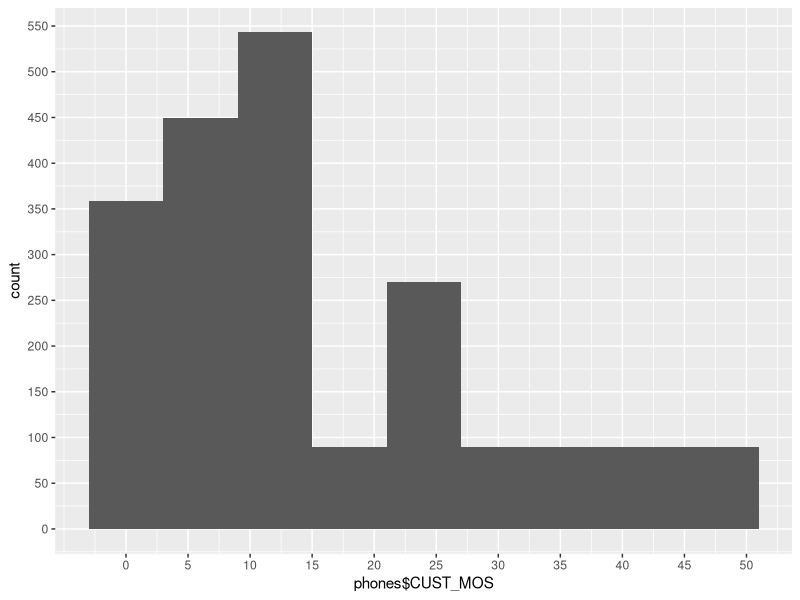
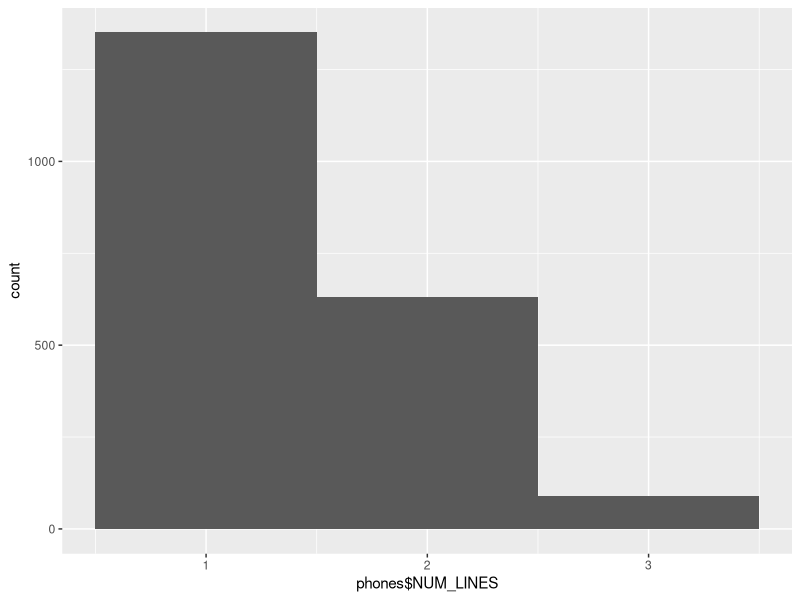
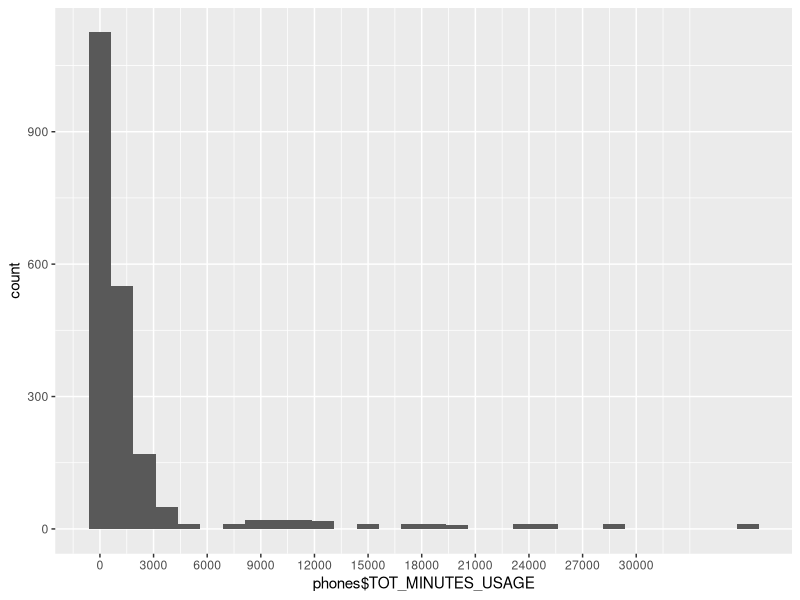
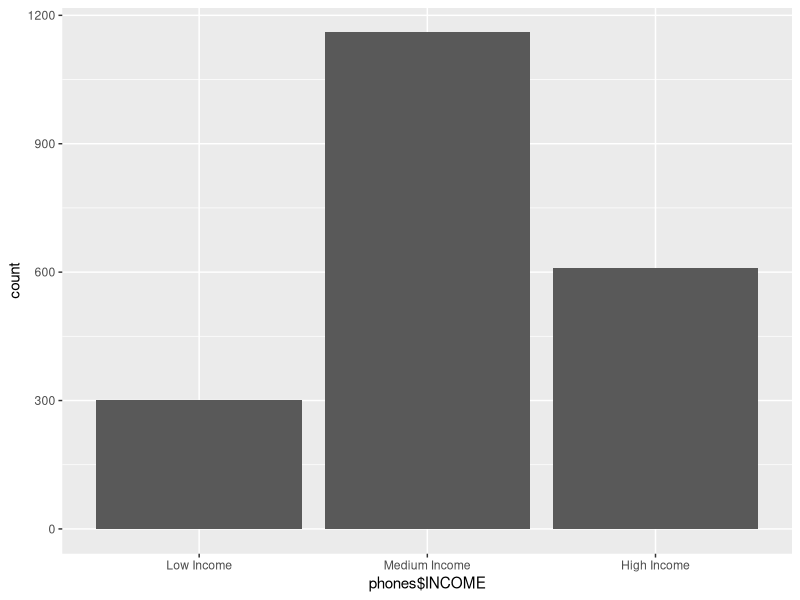
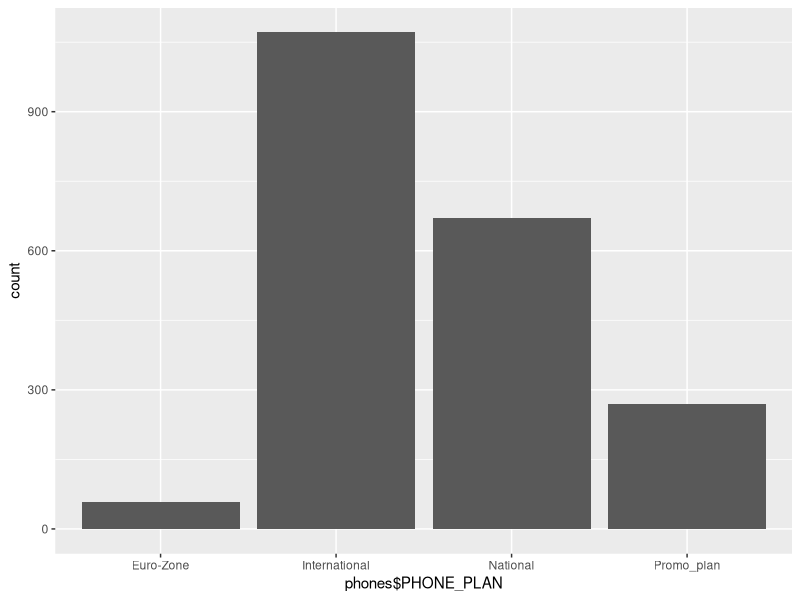
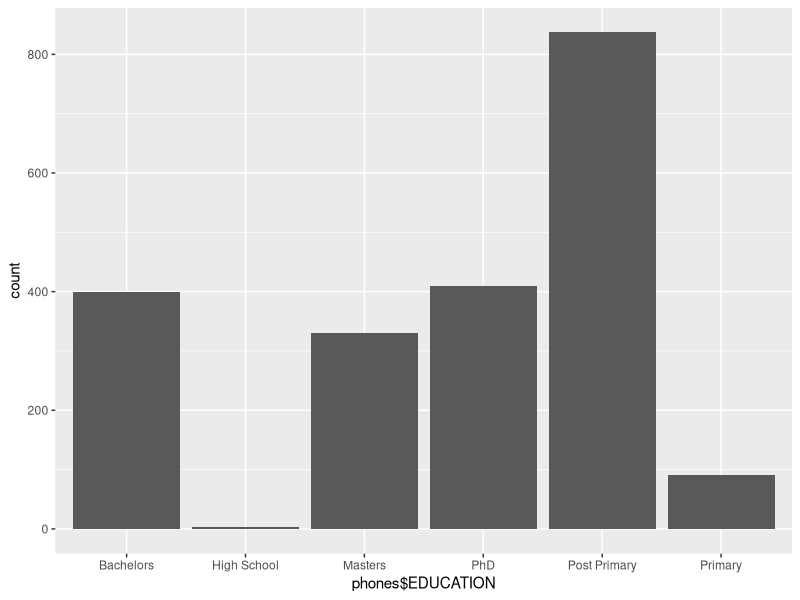
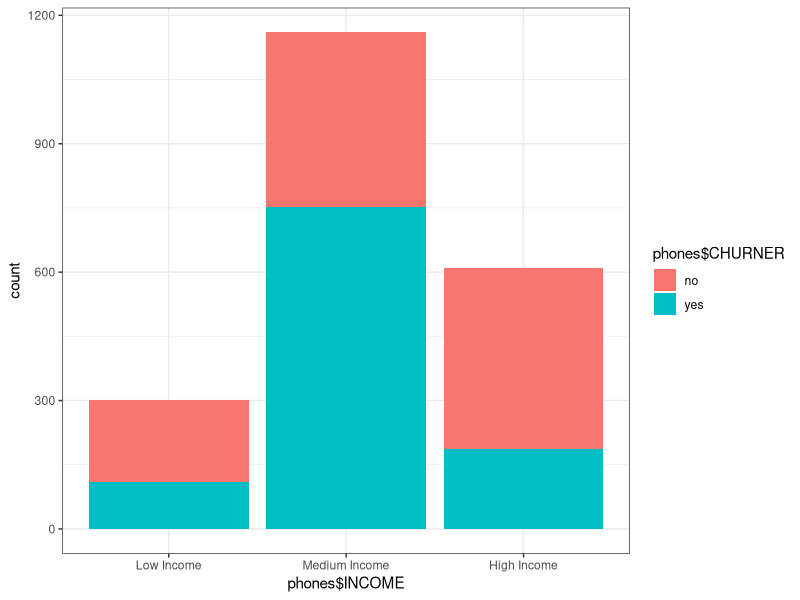
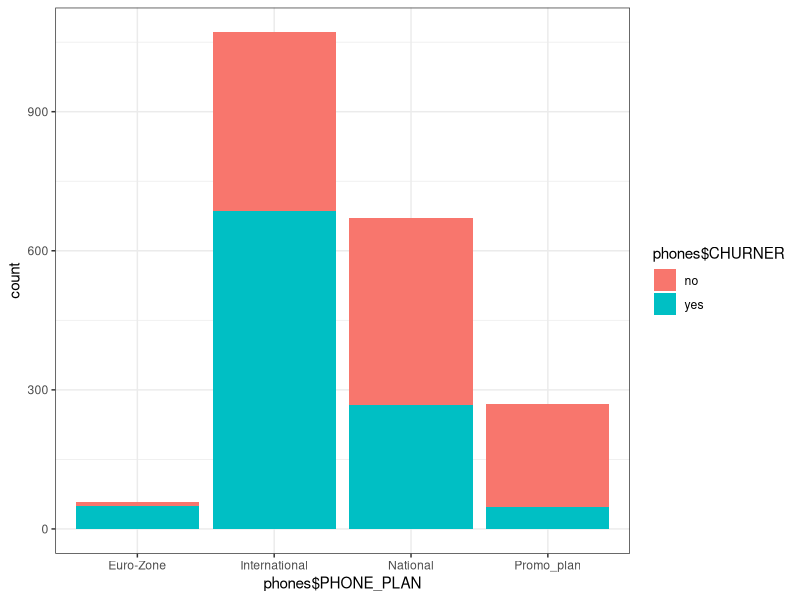

The R source for these figures, in order:
## ---- chunk 1
#install.packages("ggplot2")
library(ggplot2)
## ---- chunk 2
phones <- read.csv("./eurocomPHONEchurners.csv")
head(phones)
## ---- chunk 3
count_na <- sapply(phones, function(y) sum(length(which(is.na(y) | y == ""))))
na_df <- data.frame(count_na)

subset(na_df, na_df$count_na > 0)
## ---- chunk 4
replace_na_with_median <- function(col) {
  median_without_na <- median(col, na.rm=TRUE)
  col[is.na(col)] <- median_without_na
  return(col)
}
## ---- chunk 5
phones$MINUTES_3MONTHS_AGO <- replace_na_with_median(phones$MINUTES_3MONTHS_AGO)
## ---- chunk 6
phones$CUST_MOS <- replace_na_with_median(phones$CUST_MOS)
## ---- chunk 7
phones$TOT_MINUTES_USAGE <- replace_na_with_median(phones$TOT_MINUTES_USAGE)
## ---- chunk 8
get_mode <- function(x){
  xtable <- table(x)
  idx <- xtable == max(xtable)
  names(xtable)[idx]
}
## ---- chunk 9
phones$PHONE_PLAN[phones$PHONE_PLAN == ""] <- get_mode(phones$PHONE_PLAN)
## ---- chunk 10
phones$EDUCATION[phones$EDUCATION == ""] <- get_mode(phones$EDUCATION)
## ---- chunk 11
head(phones$INCOME)
## ---- chunk 12
phones$INCOME <- cut(phones$INCOME, breaks = c(0, 38000, 88000, max(phones$INCOME)), include.lowest = TRUE, labels = c("Low Income", "Medium Income","High Income"))

head(phones$INCOME)
## ---- chunk 13
ggplot(data=phones ,aes(phones$CUST_MOS)) + geom_histogram(binwidth=6) + scale_x_continuous(breaks = seq(0,60,5)) + scale_y_continuous(breaks = seq(0,1000,50))
## ---- chunk 14
ggplot(data=phones ,aes(phones$NUM_LINES)) + geom_histogram(binwidth=1) + scale_x_continuous(breaks = 0:3)
## ---- chunk 15
ggplot(data=phones ,aes(phones$TOT_MINUTES_USAGE)) + geom_histogram(bins = 30) +  scale_x_continuous(breaks = seq(0, 30000, 3000))
## ---- chunk 16
ggplot(data=phones ,aes(phones$INCOME)) + geom_histogram(stat="count")
## ---- chunk 17
ggplot(data=phones ,aes(phones$PHONE_PLAN)) + geom_histogram(stat="count")
## ---- chunk 18
ggplot(data=phones ,aes(phones$EDUCATION)) + geom_histogram(stat="count")
## ---- chunk 19
ggplot(data=phones ,aes(x=phones$INCOME, group=phones$CHURNER, fill=phones$CHURNER)) + geom_histogram(stat="count") + theme_bw()
## ---- chunk 20
ggplot(data=phones ,aes(x=phones$PHONE_PLAN, group=phones$CHURNER, fill=phones$CHURNER)) + geom_histogram(stat="count") + theme_bw()
## ---- chunk 21
ggplot(data=phones ,aes(x=phones$TOT_MINUTES_USAGE, group=phones$CHURNER, fill=phones$CHURNER)) + geom_histogram(bins = 5) +  scale_x_continuous(breaks = seq(0, 30000, 5000))
## ---- chunk 22
ggplot(data=phones ,aes(x=phones$CUST_MOS, group=phones$CHURNER, fill=phones$CHURNER)) + geom_histogram(binwidth=5) + scale_x_continuous(breaks = seq(0,50,5))
## ---- chunk 23
ggplot(data=phones ,aes(x=phones$NUM_LINES, group=phones$CHURNER, fill=phones$CHURNER)) + geom_histogram(binwidth=1, position="dodge") + scale_x_continuous(breaks = 0:3)
## ---- chunk 24
ggplot(data=phones ,aes(x=phones$EDUCATION, group=phones$CHURNER, fill=phones$CHURNER)) + geom_histogram(stat="count")
## ---- chunk 25
ggplot(data=phones ,aes(x=phones$GENDER, group=phones$CHURNER, fill=phones$CHURNER)) + geom_histogram(stat="count", position="dodge")
## ---- chunk 26
cust_mos_skew <-(3*(mean(phones$CUST_MOS)-median(phones$CUST_MOS)))/sd(phones$CUST_MOS)
cust_mos_skew
## ---- chunk 27
num_lines_skew <-(3*(mean(phones$NUM_LINES)-median(phones$NUM_LINES)))/sd(phones$NUM_LINES)
num_lines_skew
## ---- chunk 28
tot_minutes_usage_skew <-(3*(mean(phones$TOT_MINUTES_USAGE)-median(phones$TOT_MINUTES_USAGE)))/sd(phones$TOT_MINUTES_USAGE)
tot_minutes_usage_skew
## ---- chunk 29
ggplot(data=phones ,aes(x=phones$TOT_MINUTES_USAGE, y=phones$MINUTES_CURR_MONTH)) + geom_point()
